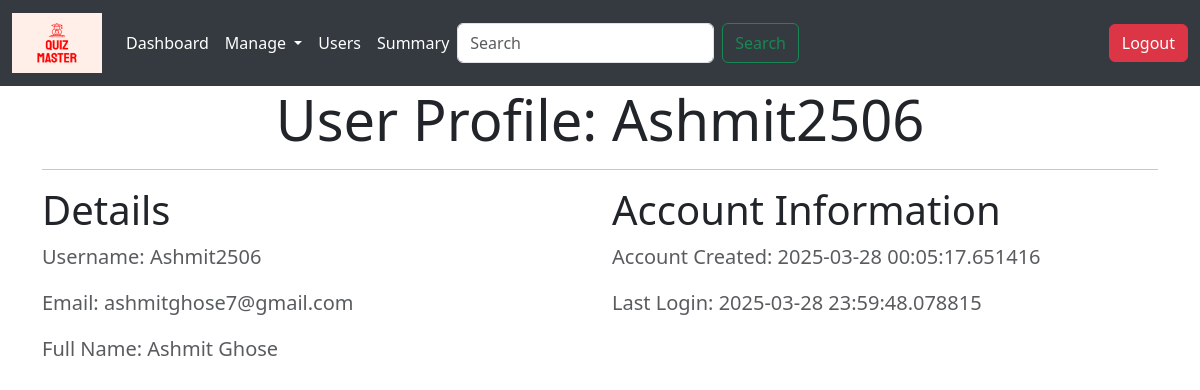
The page /user_profile/2 (signed in) on the database as committed earlier.
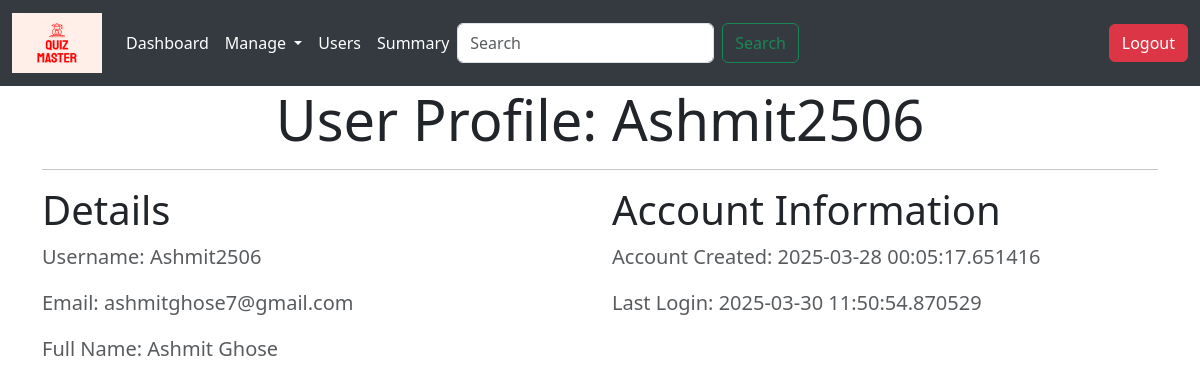
The same page on the database as committed later.
### controller/models.py (models this page shows, shortened)
class User(UserMixin,db.Model):
    id = db.Column(db.Integer,primary_key = True, autoincrement = True)
    email = db.Column(db.String(64), unique = True, nullable = False)
    password = db.Column(db.String(128), nullable = False)
    username = db.Column(db.String(128),unique = True, nullable = False)
    full_name = db.Column(db.String(128), nullable = False)
    role = db.Column(db.String(64), nullable = False)
    created_at = db.Column(db.DateTime, default = datetime.now)
    updated_at = db.Column(db.DateTime, default = datetime.now, onupdate = datetime.now)
    last_login = db.Column(db.DateTime, default = datetime.now)
    quiz_attempts = db.relationship('Score', backref = 'user', lazy = True)

### controller/user_routes.py (the view)
@app.route('/user_profile/<int:user_id>') # URL for the user profile
@login_required
def user_profile(user_id):
    user = User.query.get_or_404(user_id)
    return render_template('user_profile.html', user=user)

### controller/authorization_routes.py (called while the page is built)
@login_manager.user_loader
def load_user(user_id):
    return User.query.get(int(user_id))

### templates/user_profile.html (shortened to what this page needs)
{% extends "base.html" %}
{% block content %}
    <div class="container">
        <div class="row">
            <div class="col-md-12">
                <h1 class="display-4 text-center">User Profile: <strong>{{ user.username }}</strong></h1>
                <hr>
            </div>
        </div>
        <div class="row">
            <div class="col-md-6">
                <h2 class="display-6 font-weight-bold"> Details</h2>
                <p class="lead text-muted"><strong>Username:</strong> {{ user.username }}</p>
                <p class="lead text-muted"><strong>Email:</strong> {{ user.email }}</p>
                <p class="lead text-muted"><strong>Full Name:</strong> {{ user.full_name }}</p>
            </div>
            <div class="col-md-6">
                <h2 class="display-6 font-weight-bold">Account Information</h2>
                <p class="lead text-muted"><strong>Account Created:</strong> {{ user.created_at }}</p>
                <p class="lead text-muted"><strong>Last Login:</strong> {{ user.last_login }}</p>
            </div>
        </div>
    </div>
{% endblock %}

Rows that differ between the two databases and show on the page:
changed User "Ashmit2506": last_login "2025-03-28 23:59:48.078815" → "2025-03-30 11:50:54.870529"
